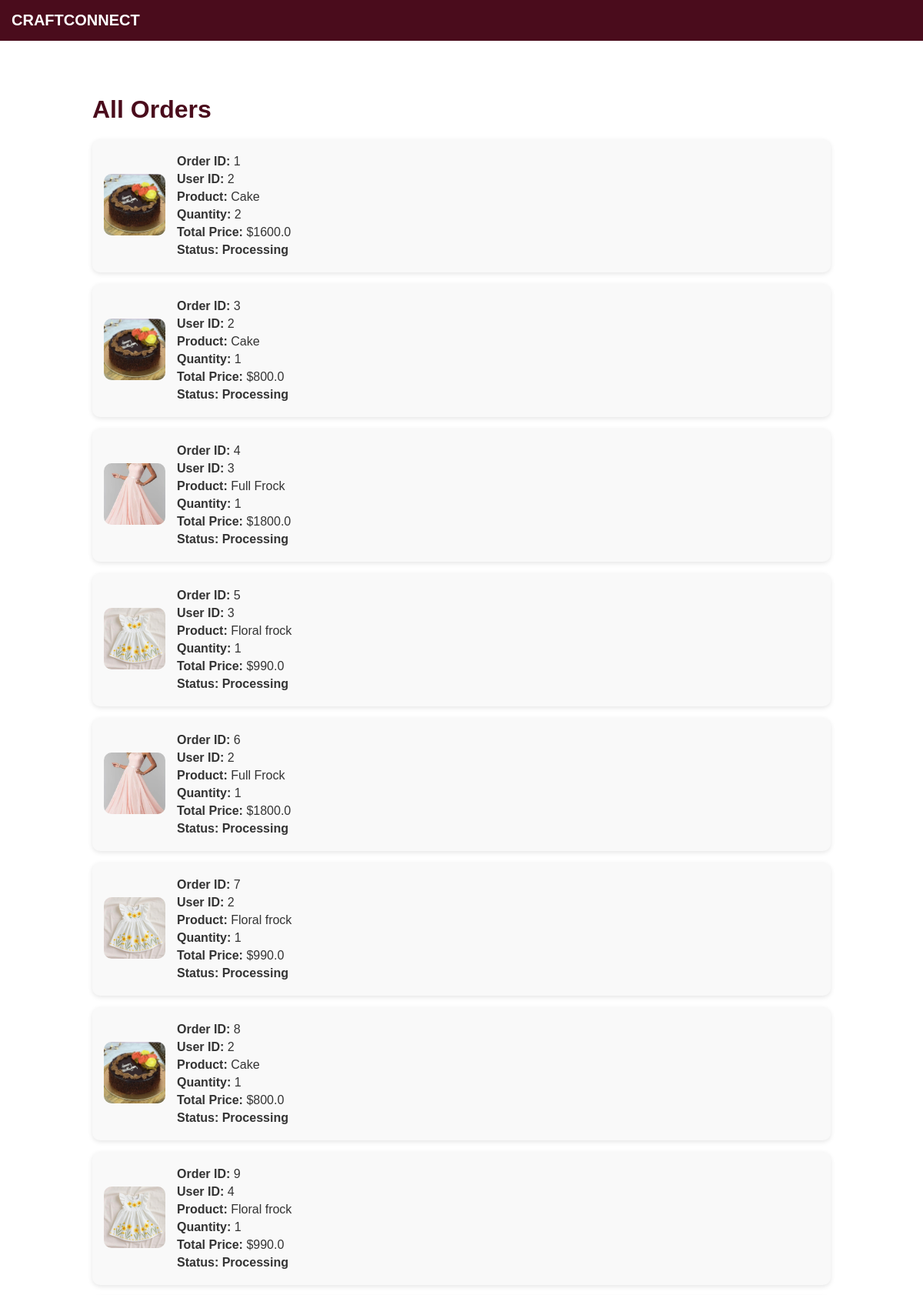
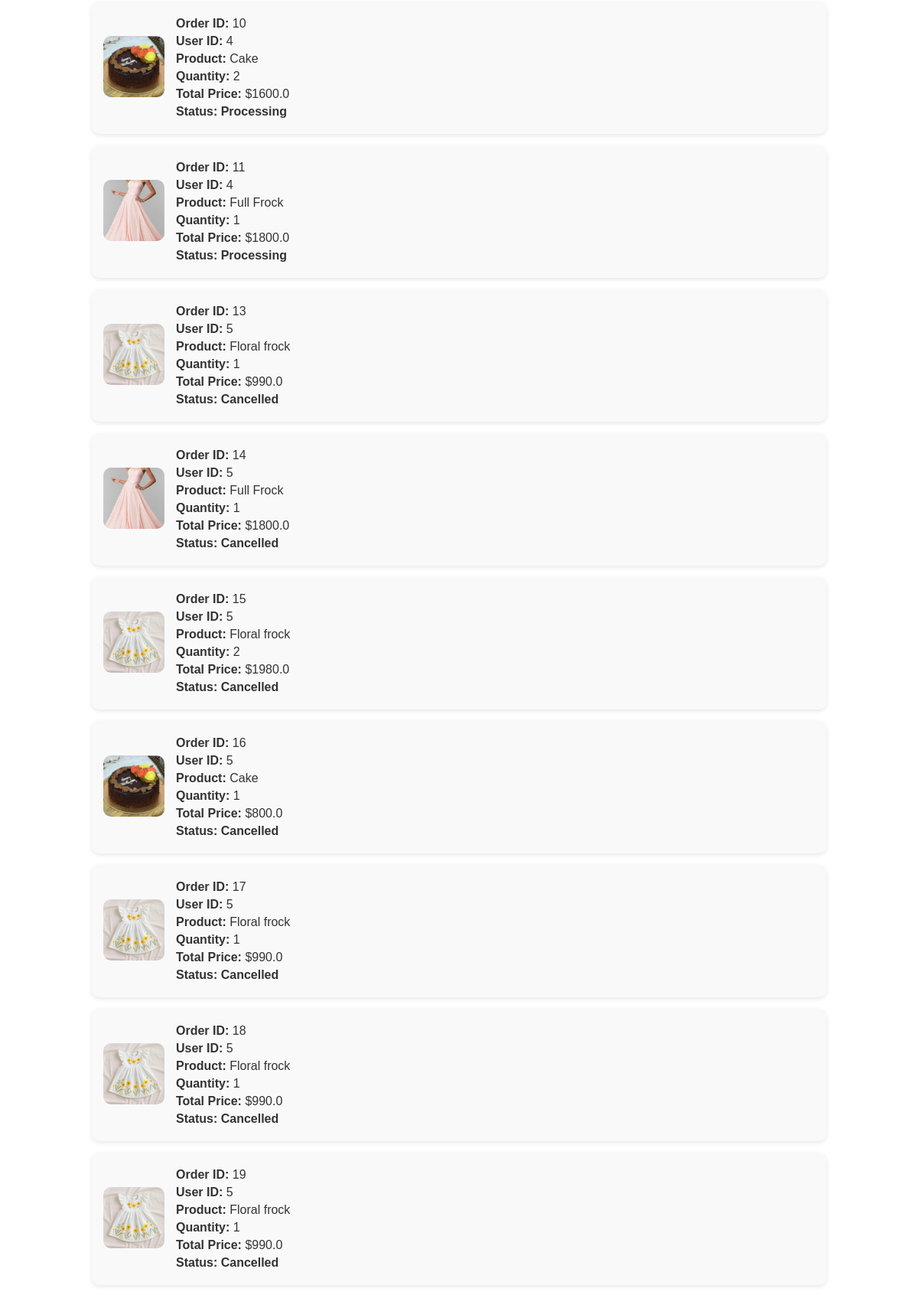
/admin/orders (signed in, upper part), run on the app's committed database (2 pictures, top to bottom).
### tables this page shows
CREATE TABLE orders (
            id INTEGER PRIMARY KEY AUTOINCREMENT,
            user_id INTEGER NOT NULL,
            product_id INTEGER NOT NULL,
            quantity INTEGER NOT NULL,
            total_price REAL NOT NULL,
            status TEXT DEFAULT 'Processing',
            order_date TIMESTAMP DEFAULT CURRENT_TIMESTAMP, payment_status TEXT NOT NULL DEFAULT 'COD', address TEXT, phone TEXT, email TEXT, manufacturer_id INTEGER,
            FOREIGN KEY (user_id) REFERENCES users (id),
            FOREIGN KEY (product_id) REFERENCES products (id)
        );

CREATE TABLE products (
            id INTEGER PRIMARY KEY AUTOINCREMENT,
            name TEXT NOT NULL,
            description TEXT NOT NULL,
            price REAL NOT NULL,
            image TEXT NOT NULL,
            manufacturer_id INTEGER, approved INTEGER DEFAULT 0, status TEXT DEFAULT 'pending',
            FOREIGN KEY (manufacturer_id) REFERENCES users (id)
        );

### app.py (the view)
@app.route('/admin/orders')
def admin_orders():
    if 'admin_logged_in' not in session:
        return redirect('/admin')
    conn = get_db_connection()
    orders = conn.execute('''
        SELECT orders.id, orders.user_id, orders.quantity, orders.total_price, orders.status,
               products.name AS product_name, products.image
        FROM orders
        JOIN products ON orders.product_id = products.id
    ''').fetchall()
    conn.close()
    for order in orders:
        print(f"Order ID {order['id']} - Image Path: {order['image']}")
    return render_template('admin_orders.html', orders=orders)

### app.py (called while the page is built)
def get_db_connection():
    conn = sqlite3.connect("craftconnect.db")
    conn.row_factory = sqlite3.Row
    return conn

### templates/admin_orders.html (shortened to what this page needs)
<!DOCTYPE html>
<html lang="en">
<head>
    <link rel="stylesheet" href="{{ url_for('static', filename='css/styles.css') }}">
</head>
<body>
    <div class="navbar">CRAFTCONNECT</div>
    <div class="container">
        <h1>All Orders</h1>
        {% for order in orders %}
        <div class="order-card">
            <div class="order-image">
                <img src="{{ url_for('static', filename='uploads/' + order.image) }}"
                    alt="Product Image"
                    onerror="this.onerror=null; this.src='{{ url_for('static', filename='uploads/default-product.jpg') }}'">
            </div>
            <div class="order-details">
                <p><strong>Order ID:</strong> {{ order.id }}</p>
                <p><strong>User ID:</strong> {{ order.user_id }}</p>
                <p><strong>Product:</strong> {{ order.product_name }}</p>
                <p><strong>Quantity:</strong> {{ order.quantity }}</p>
                <p><strong>Total Price:</strong> ${{ order.total_price }}</p>
                <p class="order-status"><strong>Status:</strong> {{ order.status }}</p>
            </div>
        </div>
        {% endfor %}
    </div>
</body>
</html>

### static/css/styles.css (style rules this page uses)
body { margin: 0; font-family: Arial, sans-serif; background:white; background-attachment: fixed; background-size: cover; color: #4D0F28; }
.navbar { display: flex; justify-content: space-between; align-items: center; flex-wrap: wrap; padding: 12px 25px; background: #4D0F28; color: white; }

### templates/admin_orders.html (style rules this page uses)
body { font-family: Arial, sans-serif; background-color: #ffffff; margin: 0; padding: 0; }
.navbar { width: 100%; background-color: #4a0c1c; padding: 15px; color: white; font-size: 20px; font-weight: bold; text-align: center; }
.container { max-width: 80%; margin: 30px auto; padding: 20px; border-radius: 10px; }
h1 { text-align: left; color: #4a0c1c; margin-bottom: 20px; }
.order-card { display: flex; align-items: center; background-color: #f9f9f9; padding: 15px; border-radius: 10px; margin-bottom: 15px; box-shadow: 0px 2px 6px rgba(0, 0, 0, 0.1); transition: transform 0.2s ease-in-out, box-shadow 0.2s ease-in-out; }
.order-image img { width: 80px; height: 80px; object-fit: cover; border-radius: 10px; }
.order-details { flex-grow: 1; margin-left: 15px; }
.order-details p { margin: 5px 0; font-size: 16px; color: #333; }
.order-status { font-weight: bold; color: #4a0c1c; }

### data on the page
orders: image (picture), id "1", user_id "2", product_name "Cake", quantity "2", total_price "1600.0", status "Processing"
orders: image (picture), id "3", user_id "2", product_name "Cake", quantity "1", total_price "800.0", status "Processing"
orders: image (picture), id "4", user_id "3", product_name "Full Frock", quantity "1", total_price "1800.0", status "Processing"
orders: image (picture), id "5", user_id "3", product_name "Floral frock", quantity "1", total_price "990.0", status "Processing"
orders: image (picture), id "6", user_id "2", product_name "Full Frock", quantity "1", total_price "1800.0", status "Processing"
orders: image (picture), id "7", user_id "2", product_name "Floral frock", quantity "1", total_price "990.0", status "Processing"
orders: image (picture), id "8", user_id "2", product_name "Cake", quantity "1", total_price "800.0", status "Processing"
orders: image (picture), id "9", user_id "4", product_name "Floral frock", quantity "1", total_price "990.0", status "Processing"
orders: image (picture), id "10", user_id "4", product_name "Cake", quantity "2", total_price "1600.0", status "Processing"
orders: image (picture), id "11", user_id "4", product_name "Full Frock", quantity "1", total_price "1800.0", status "Processing"
orders: image (picture), id "13", user_id "5", product_name "Floral frock", quantity "1", total_price "990.0", status "Cancelled"
orders: image (picture), id "14", user_id "5", product_name "Full Frock", quantity "1", total_price "1800.0", status "Cancelled"
orders: image (picture), id "15", user_id "5", product_name "Floral frock", quantity "2", total_price "1980.0", status "Cancelled"
orders: image (picture), id "16", user_id "5", product_name "Cake", quantity "1", total_price "800.0", status "Cancelled"
orders: image (picture), id "17", user_id "5", product_name "Floral frock", quantity "1", total_price "990.0", status "Cancelled"
orders: image (picture), id "18", user_id "5", product_name "Floral frock", quantity "1", total_price "990.0", status "Cancelled"
orders: image (picture), id "19", user_id "5", product_name "Floral frock", quantity "1", total_price "990.0", status "Cancelled"
